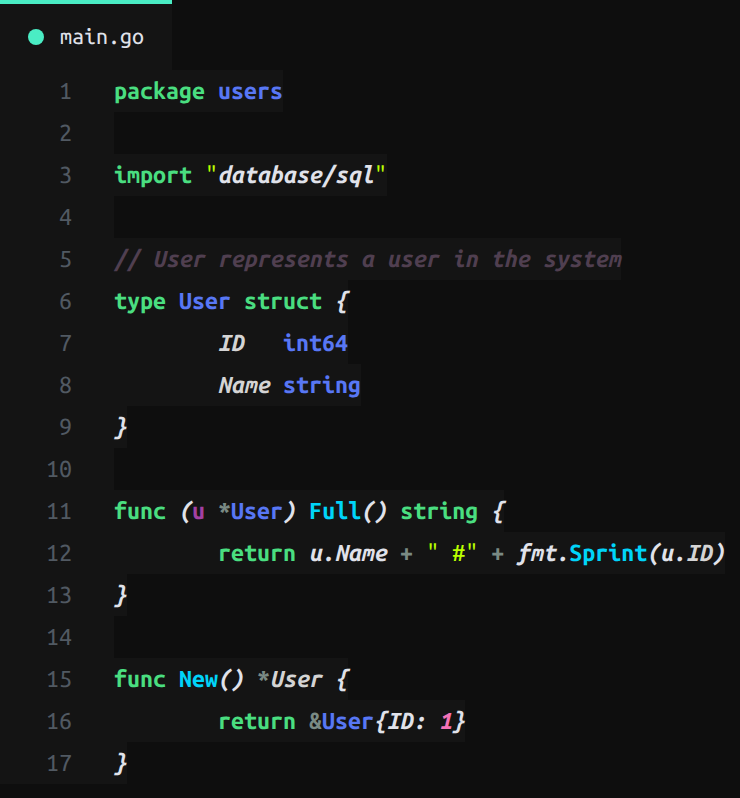
#> input picture assets/preview-go.png, 740 x 798 px, found by its file name; its folder holds 4 pictures in this run
$ python gen_previews.py
#> lines starting #> are read from the running program, lines starting #| are printed output that depends on the picture
#!/usr/bin/env python3
import html, pathlib, subprocess

ASSETS = pathlib.Path('/home/bzdv/PAT_PROJECTS/BZDVDN_THEME/assets')
ROOT = pathlib.Path('/home/bzdv/PAT_PROJECTS/BZDVDN_THEME')

# theme colors
C = dict(
    comment='#503f50', kw='#4ADE80', fn='#00d4f9', type='#5877f4',
    str='#bbff00', num='#F472B6', op='#1087f0', opr='#7A8A84',
    var='#D4D4D4', this='#F472B6', self='#a340a3', prop='#86EFAC',
    param='#fdfb5d', deco='#FB7185', module='#5877f4', tag='#5699f0',
    anchor='#FDBA74', prim='#99F6E4', arrow='#4ADE80',
)

FONT = "'Ubuntu Mono','DejaVu Sans Mono',monospace"

def span(text, cls):
    if not cls:
        return html.escape(text)
    c = C[cls]
    bold = cls in ('kw','fn','type','op','this','self','param','tag','module','arrow')
    em = cls in ('comment','deco')
    style = f'color:{c};'
    if bold: style += 'font-weight:bold;'
    if em: style += 'font-style:italic;'
    return f'<span style="{style}">{html.escape(text)}</span>'

def line(tokens, num):
    if isinstance(tokens, str):
        tokens = [(tokens, '')]
    body = ''.join(span(t, c) for t, c in tokens)
    return (f'<div style="display:flex;height:21px;line-height:21px;white-space:pre;">'
            f'<div style="width:44px;flex:none;color:#515962;text-align:right;padding-right:8px;'
            f'background:#141414;user-select:none;">{num}</div>'
            f'<div style="flex:none;color:transparent;background:#141414">  </div>'
            f'<div style="color:#e0e2ea;background:#141414">{body}</div></div>')

def render(name, tab, lines):
    body = ''.join(line(l, i) for i, l in enumerate(lines, 1))
    # emulate editor sentinel space, border-box root paint
    h = 21 * len(lines) + 35 + 4
    html_str = f'''<!doctype html><html><head><meta charset="utf-8">
<style>
  *{{margin:0;padding:0;box-sizing:border-box;}}
  html,body{{background:#0e0e0e;}}
  .tabs{{display:flex;height:35px;background:#0e0e0e;align-items:stretch;}}
  .tab{{display:flex;align-items:center;padding:0 14px;font:12px {FONT};color:#6E7681;
        border-top:2px solid transparent;background:#0e0e0e;white-space:nowrap;}}
  .tab.active{{background:#141414;color:#e0e2ea;border-top-color:#4AEDC4;}}
  .tab .dot{{display:inline-block;width:8px;height:8px;border-radius:50%;margin-right:8px;background:#4AEDC4;}}
  .mono{{font:13px {FONT};}}
</style></head><body>
<div class="tabs">
  <div class="tab active"><span class="dot"></span>{html.escape(tab)}</div>
  <div class="tab">README.md</div>
</div>
<div class="mono">
{body}
</div>
</body></html>'''
    out_html = ASSETS / (name + '.html')
    out_png = ASSETS / (name + '.png')
    out_html.write_text(html_str)
    subprocess.run([
        'chromium', '--headless=new', '--no-sandbox', '--disable-gpu',
        '--force-device-scale-factor=2',
        f'--window-size=860,{h*2}',
        f'--screenshot={out_png}',
        out_html.resolve().as_uri(),
    ], capture_output=True)
#> (this line was passed over: subprocess is not available in this run)
    print('rendered', out_png.name)
    from PIL import Image
    im = Image.open(out_png).convert('RGB')
#> im is the input picture: PIL image 740x798 RGB; mean R, G, B 19.4, 21.3, 21.2
    px = im.load()
    w, h = im.size
#> w = 740; h = 798
    bg = (14, 14, 14)
    xs, ys = [], []
    for y in range(h):
        for x in range(0, w, 2):
            if px[x, y] != bg:
                xs.append(x); ys.append(y)
    if xs:
        l, t, r, b = min(xs), min(ys), max(xs), max(ys)
#> l = 0; t = 0; r = 724; b = 783
        pad = 14
        l = max(0, l - pad); t = max(0, t - pad)
        r = min(w, r + pad); b = min(h, b + pad)
#> after `r = min(w, r + pad)`: r = 738
#> after `b = min(h, b + pad)`: b = 797
        im.crop((l, t, r, b)).save(out_png)
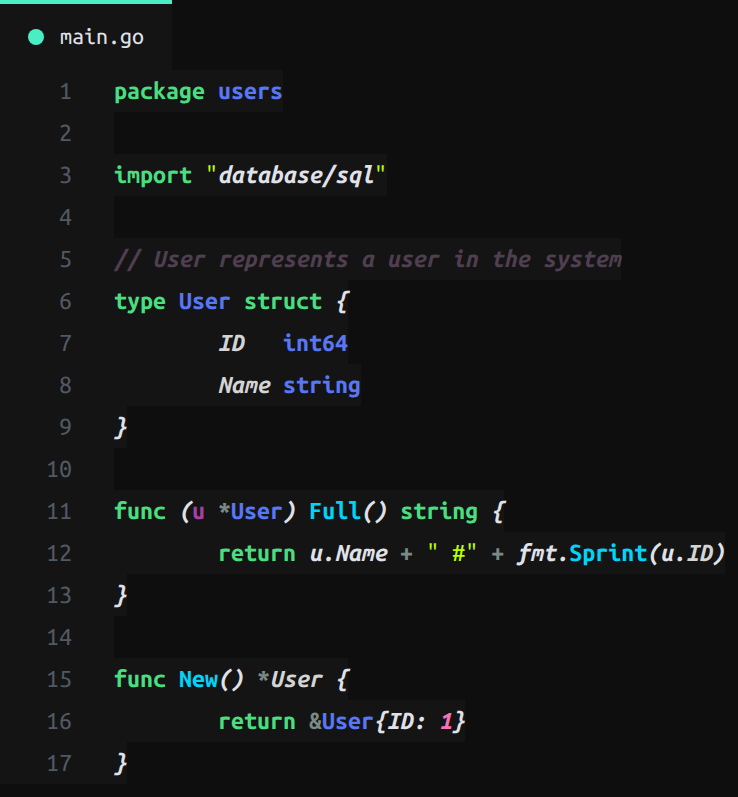
#> saved as preview-go.png: PIL image 738x797 RGB; mean R, G, B 19.5, 21.3, 21.3
        print('trimmed', out_png.name, '->', im.crop((l, t, r, b)).size)
#| trimmed preview-go.png -> (738, 797)

# ---------------- GO ----------------
go = [
    "package users",
    "",
    'import "database/sql"',
    "",
    [('// User represents a user in the system', 'comment')],
    [('type ', 'kw'), ('User', 'type'), (' struct', 'kw'), (' {', '')],
    [('    ID   ', ''), ('int64', 'type')],
    [('    Name ', ''), ('string', 'type')],
    [('}', '')],
    "",
    [('func (', 'kw'), ('u', 'self'), (' *', ''), ('User', 'type'), (') ', ''), ('Full', 'fn'),
     ('() ', ''), ('string', 'type'), (' {', '')],
    [('    return ', 'kw'), ('u', ''), ('.', ''), ('Name', 'prop'), (' ', ''), ('+', 'op'),
     (' ', ''), ('" #"', 'str'), (' ', ''), ('+', 'op'), (' ', ''), ('fmt', 'module'),
     ('.', ''), ('Sprint', 'fn'), ('(u.ID)', '')],
    [('}', '')],
    "",
    [('func ', 'kw'), ('New', 'fn'), ('() *', ''), ('User', 'type'), (' {', '')],
    [('    return ', 'kw'), ('&', ''), ('User', 'type'), ('{', ''), ('ID', 'prop'),
     (': ', ''), ('1', 'num'), ('}', '')],
    [('}', '')],
]
render('preview-go', 'main.go', go)

# ---------------- PYTHON ----------------
py = [
    [('import ', 'kw'), ('json', 'module')],
    "",
    [('class ', 'kw'), ('User', 'type'), (':', '')],
    [('    def ', 'kw'), ('__init__', 'fn'), ('(self', 'self'), (', ', ''), ('name', 'param'),
     (': ', ''), ('str', 'type'), (') ', ''), ('->', 'arrow'), (' ', ''), ('None', 'num'), (':', '')],
    [('        self', 'self'), ('.name = ', 'prop'), ('name', 'var')],
    "",
    [('    @property', 'deco')],
    [('    def ', 'kw'), ('upper_name', 'fn'), ('(self)', 'self'), (' -> ', 'arrow'),
     (' ', ''), ('str', 'type'), (':', '')],
    [('        return ', 'kw'), ('self', 'self'), ('.name', 'prop'),
     ('.', ''), ('upper', 'fn'), ('()', '')],
    "",
    [('    # build a user from raw data', 'comment')],
    [('    @classmethod', 'deco')],
    [('    def ', 'kw'), ('from_dict', 'fn'), ('(cls', 'self'), (', ', ''), ('data', 'param'),
     (': ', ''), ('dict', 'type'), (') ', ''), ('->', 'arrow'), (' ', ''), ('"User"', 'str'),
     (':', '')],
    [('        return ', 'kw'), ('cls', 'self'), ('(', ''), ('**', 'op'), ('data', 'var'), (')', '')],
]
render('preview-python', 'models.py', py)
#> call 2 of render, with name = 'preview-python', tab = 'models.py'
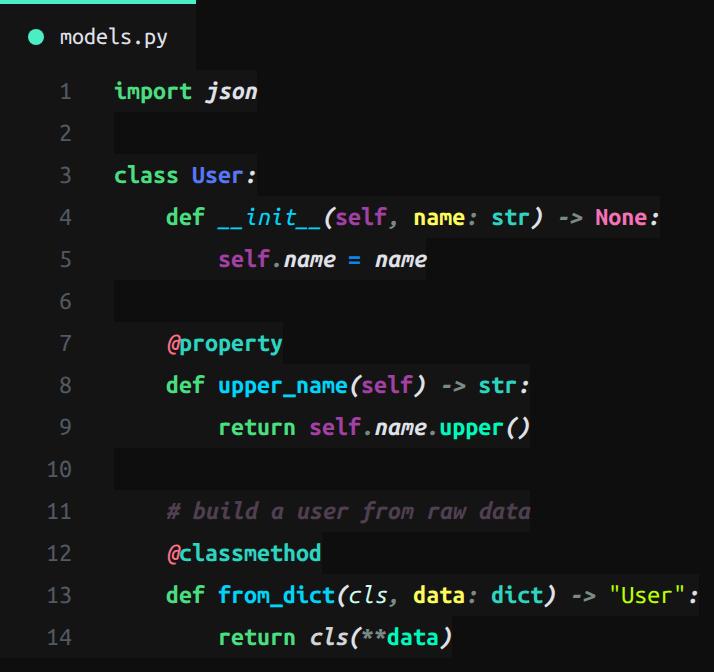
#> input picture assets/preview-python.png, 714 x 672 px, found by its file name
#> in render, im is the input picture: PIL image 714x672 RGB; mean R, G, B 20.5, 23.5, 23
#> in render (call 2), `im.crop((l, t, r, b)).save(out_png)`:
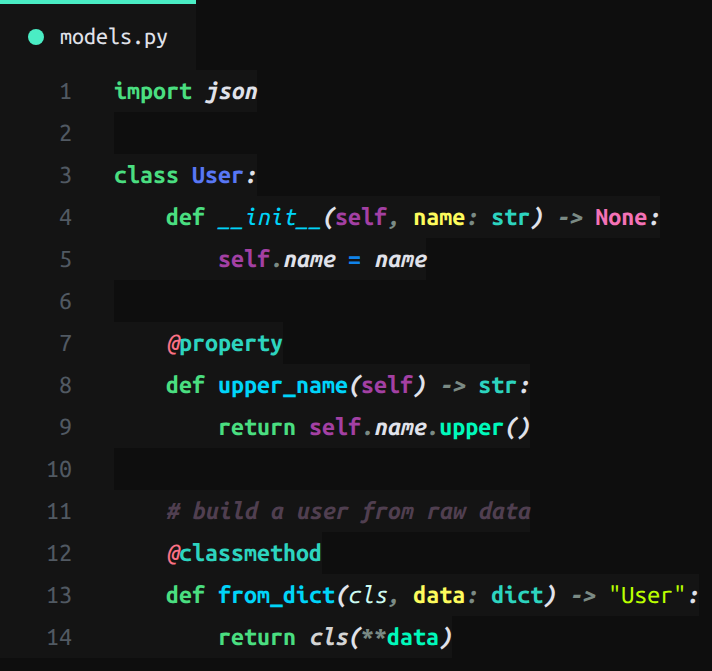
#> saved as preview-python.png: PIL image 712x671 RGB; mean R, G, B 20.6, 23.6, 23
#| trimmed preview-python.png -> (712, 671)

# ---------------- TS ----------------
ts = [
    [('import { ', 'kw'), ('getUser', 'var'), (' } from ', 'kw'), ('"./api"', 'str'), (';', '')],
    "",
    [('const ', 'kw'), ('cache', 'var'), (' = ', ''), ('new ', 'kw'), ('Map', 'type'),
     ('<', ''), ('string', 'prim'), (', ', ''), ('User', 'type'), ('>', ''), (';', '')],
    "",
    [('async ', 'kw'), ('function ', 'kw'), ('loadUser', 'fn'), ('(', ''), ('id', 'param'),
     (': ', ''), ('number', 'prim'), ('): ', ''), ('Promise', 'type'), ('<', ''),
     ('User', 'type'), (' | ', ''), ('null', 'num'), ('>', ''), (' {', '')],
    [('  this', 'this'), ('.logger', 'prop'), ('?.', 'op'), ('info', 'fn'),
     ('(`', 'str'), ('fetch user ', 'str'), ('${', 'arrow'), ('id', 'var'), ('}', 'arrow'),
     ('`)', 'str'), (';', '')],
    "",
    [('  return ', 'kw'), ('cache', 'var'), ('.', ''), ('get', 'fn'), ('(', ''), ('id', 'var'),
     (') ', ''), ('??', 'op'), (' ', ''), ('fallback', 'var'), (';', '')],
    [('}', '')],
    "",
    [('// Cache healthy? check, then reload', 'comment')],
    [('if ', 'kw'), ('(', ''), ('!', 'op'), ('cache', 'var'), ('.size', 'prop'), (') ', ''),
     ('await ', 'kw'), ('loadUser', 'fn'), ('(', ''), ('1', 'num'), (');', '')],
]
render('preview-ts', 'api.ts', ts)
#> call 3 of render, with name = 'preview-ts', tab = 'api.ts'
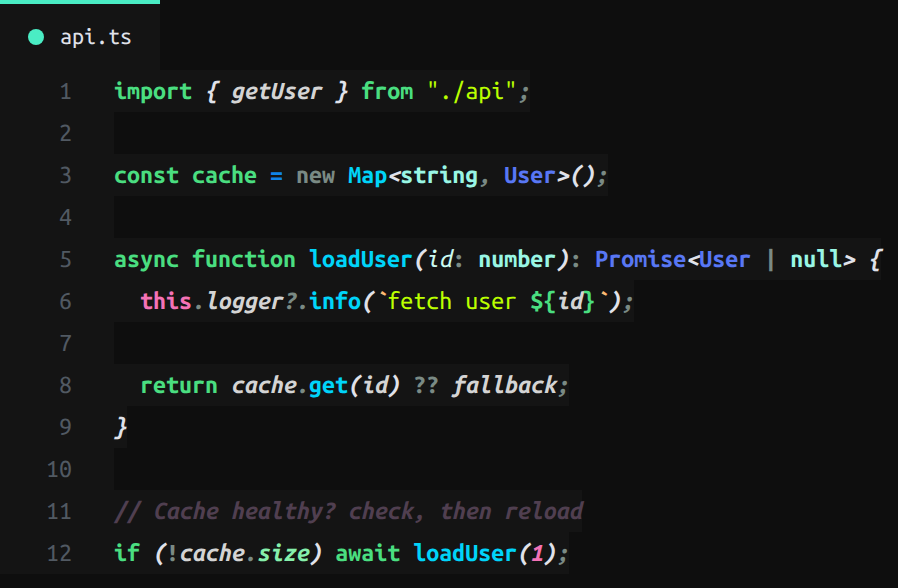
#> input picture assets/preview-ts.png, 898 x 588 px, found by its file name
#> in render, im is the input picture: PIL image 898x588 RGB; mean R, G, B 20.5, 23.3, 22.7
#> in render (call 3), `im.crop((l, t, r, b)).save(out_png)`:
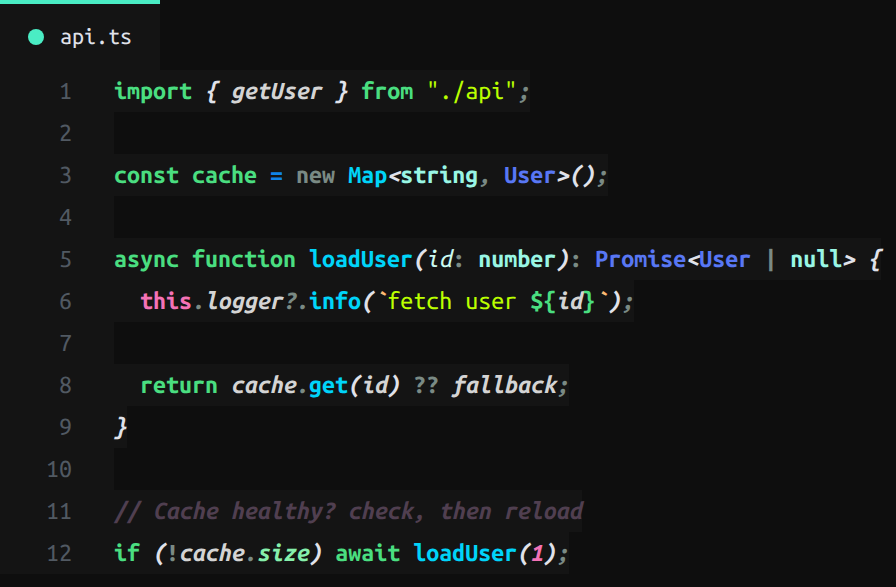
#> saved as preview-ts.png: PIL image 896x587 RGB; mean R, G, B 20.5, 23.4, 22.7
#| trimmed preview-ts.png -> (896, 587)

# ---------------- YAML ----------------
ya = [
    [('service', 'tag'), (':', ''), (' ', ''), ('api', 'str')],
    [('image', 'tag'), (':', ''), (' ', ''), ('!reference', 'tag'), (' [', ''),
     ('.build', 'tag'), (', ', ''), ('image', 'str'), (']', '')],
    [('replicas', 'tag'), (':', ''), (' ', ''), ('&rep', 'anchor'), (' ', ''), ('3', 'num')],
    [('env', 'tag'), (':', '')],
    [('  HOST', 'tag'), (':', ''), (' ', ''), ('*rep', 'anchor'),
     ('  # override host', 'comment')],
    [('  PORT', 'tag'), (':', ''), (' ', ''), ('8080', 'num')],
    "",
    [('volumes', 'tag'), (':', '')],
    [('  - ', ''), ('name', 'tag'), (':', ''), (' ', ''), ('data', 'str')],
    [('    path', 'tag'), (':', ''), (' ', ''), ('/var/lib/data', 'str')],
]
render('preview-yaml', 'values.yaml', ya)
#> (the run stopped early here; a loop or call above may not have finished)
